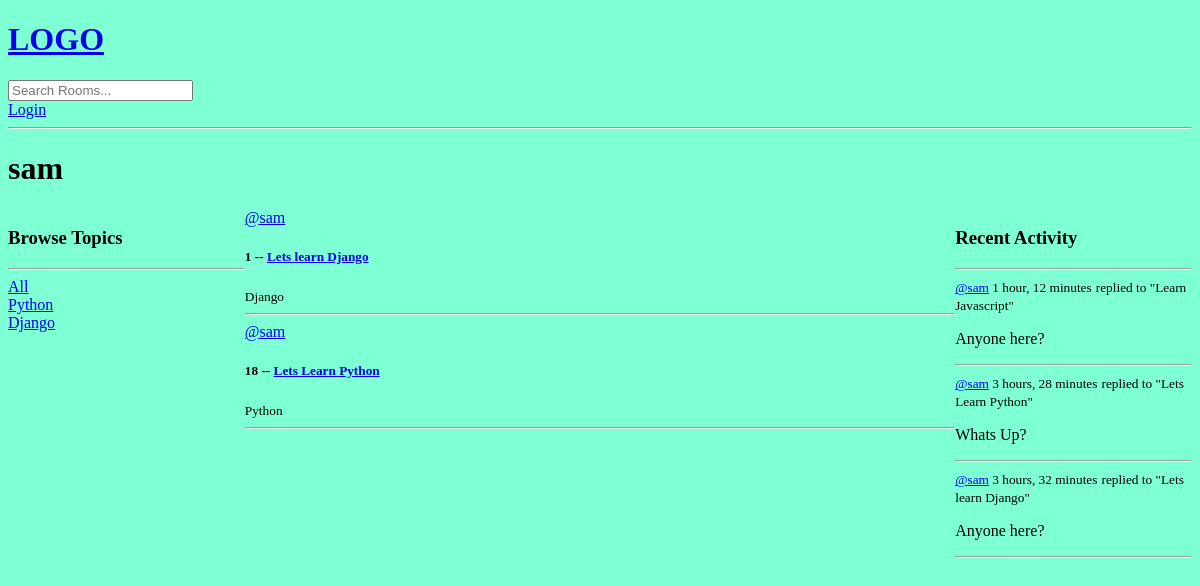
Before: /profile/1 with the older database file.
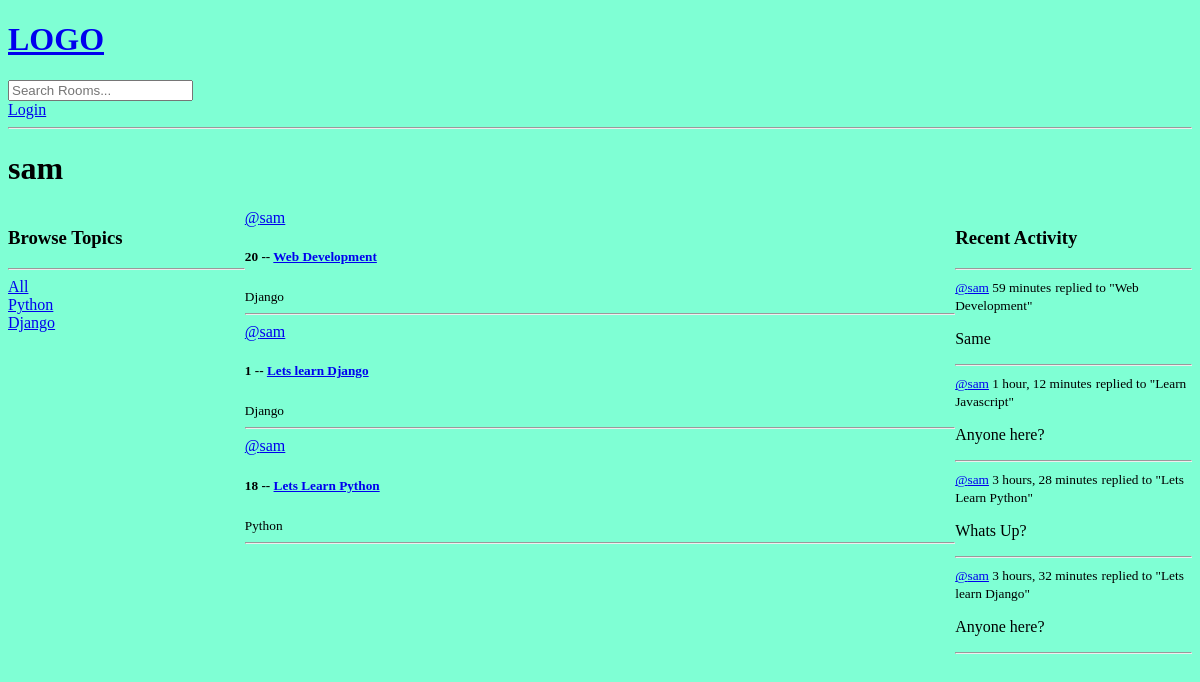
After: the same page with the newer database file.
### base/models.py (models this page shows, shortened)
class Topic(models.Model):
    name = models.CharField(max_length = 200)

class Room(models.Model):
    host = models.ForeignKey(User, on_delete = models.SET_NULL, null = True)
    topic = models.ForeignKey(Topic, on_delete = models.SET_NULL, null = True)
    name = models.CharField(max_length = 200)
    description = models.TextField(null = True, blank = True)
    participants = models.ManyToManyField(User, related_name = 'participants', blank = True)
    updated = models.DateTimeField(auto_now = True)
    created = models.DateTimeField(auto_now_add = True)
    class Meta:
        ordering = ['-updated', '-created']
    def __str__(self):
        return self.name

class Message(models.Model):
    user = models.ForeignKey(User, on_delete = models.CASCADE)
    room = models.ForeignKey(Room, on_delete = models.CASCADE)
    body = models.TextField()
    updated = models.DateTimeField(auto_now = True)
    created = models.DateTimeField(auto_now_add = True)
    class Meta:
        ordering = ['-updated', '-created']
    def __str__(self):
        return self.body[0:50]

### base/views.py (the view)
# urls.py: path('profile/<str:pk>', views.userProfile, name = "user-profile"),
def userProfile(request, pk):
    user = User.objects.get(id = pk)
    rooms = user.room_set.all()
    room_message = user.message_set.all()
    topics = Topic.objects.all()
    context = {'user' : user, 'rooms' : rooms, 'room_messages' : room_message, 'topics' : topics}
    return render(request, 'base/profile.html', context)

### base/templates/base/profile.html (shortened to what this page needs)
{% extends 'main.html' %}
{% block content %}
<h1>{{user.username}}</h1>
<div class = "profile-container">
    <div>
        {% include 'base/topics_components.html' %}
    </div>
    <div>
        {% include 'base/feed_components.html' %}
    </div>
    <div>
        {% include 'base/activity_components.html' %}
    </div>
</div>
{% endblock content %}

### base/templates/base/topics_components.html
<h3>Browse Topics</h3>
<hr>
<div>
    <a href = "{% url 'home' %}">All</a>
</div>
{% for topic in topics %}
<div>
    <a href = "{% url 'home' %}?q={{topic.name}}">{{topic.name}}</a>
</div>
{% endfor %}

### base/templates/base/feed_components.html (shortened to what this page needs)
<div>
    {% for room in rooms %}
        <div>
            <a href = "{% url 'user-profile' room.host.id %}">@{{room.host.username}}</a>
            <h5>{{room.id}} -- <a href = "{% url 'room' room.id %}">{{room.name}}</a></h5>
            <small>{{room.topic.name}}</small>
            <hr>
        </div>
        {% endfor %}
</div>

### base/templates/base/activity_components.html (shortened to what this page needs)
<h3>Recent Activity</h3>
<hr>
{% for message in room_messages %}
<div>
    <small><a href = "{% url 'user-profile' message.user.id %}">@{{message.user}}</a> {{message.created|timesince}}</small>
    <small>replied to "{{message.room}}"</small>
    <p>{{message}}</p>
    <hr>
</div>
{% endfor %}

Changed rows visible on the page:
added Room: host.username "sam", id "20", name "Web Development", topic.name "Django"
added Message: user "sam", created "59 minutes", room "Web Development", body "Same"
